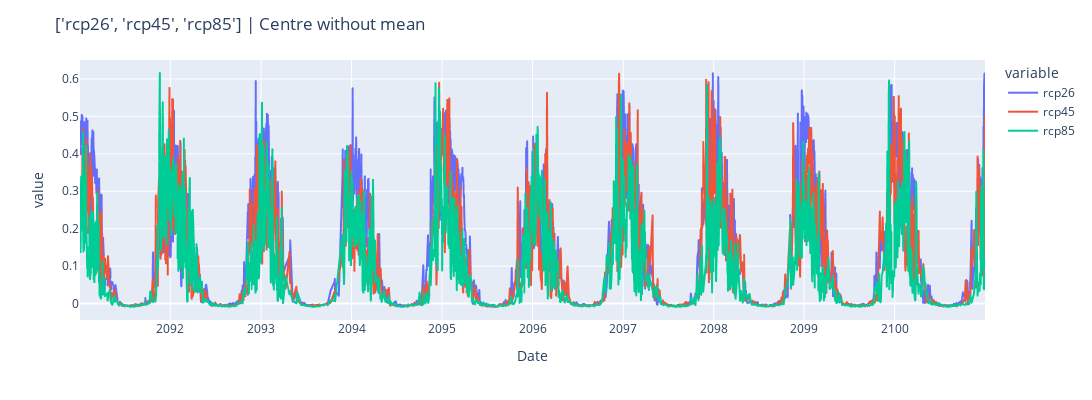

The code cell stored with this chart in its notebook:
### Code cell
comparison_df_1 = comparison_df[(comparison_df['Latitude'] ==  46.58) & (comparison_df['Longitude'] == 11.15)]
comparison_df_1, scale = comparison_df_1.sort_values(by='Date'), "Centre without mean"
fig = px.line(comparison_df_1, x="Date" , y = scenario_array)
fig.update_layout(title=f'{scenario_array} | {scale}', width = 1800, height = 400)

plotly_image_path = os.path.join(folder_name, 'Centre_without_mean.png')
fig.write_image(plotly_image_path)

fig

### Figure 1 — Plotly figure (JSON) as saved in the notebook; plotly's stock layout.template omitted (floating-point values rounded to 4 significant figures; data arrays with more than 128 entries replaced by an {"elided": "..."} marker saying what was removed)
{"data": [{"hovertemplate": "variable=rcp26<br>Date=%{x}<br>value=%{y}<extra></extra>", "legendgroup": "rcp26", "line": {"color": "#636efa", "dash": "solid"}, "marker": {"symbol": "circle"}, "mode": "lines", "name": "rcp26", "showlegend": true, "type": "scattergl", "x": {"elided": "2152 str values"}, "xaxis": "x", "y": {"elided": "2152 float values"}, "yaxis": "y"}, {"hovertemplate": "variable=rcp45<br>Date=%{x}<br>value=%{y}<extra></extra>", "legendgroup": "rcp45", "line": {"color": "#EF553B", "dash": "solid"}, "marker": {"symbol": "circle"}, "mode": "lines", "name": "rcp45", "showlegend": true, "type": "scattergl", "x": {"elided": "2152 str values"}, "xaxis": "x", "y": {"elided": "2152 float values"}, "yaxis": "y"}, {"hovertemplate": "variable=rcp85<br>Date=%{x}<br>value=%{y}<extra></extra>", "legendgroup": "rcp85", "line": {"color": "#00cc96", "dash": "solid"}, "marker": {"symbol": "circle"}, "mode": "lines", "name": "rcp85", "showlegend": true, "type": "scattergl", "x": {"elided": "2152 str values"}, "xaxis": "x", "y": {"elided": "2152 float values"}, "yaxis": "y"}], "layout": {"height": 400, "legend": {"title": {"text": "variable"}, "tracegroupgap": 0}, "margin": {"t": 60}, "title": {"text": "['rcp26', 'rcp45', 'rcp85'] | Centre without mean"}, "width": 1800, "xaxis": {"anchor": "y", "domain": [0, 1], "title": {"text": "Date"}}, "yaxis": {"anchor": "x", "domain": [0, 1], "title": {"text": "value"}}}}
